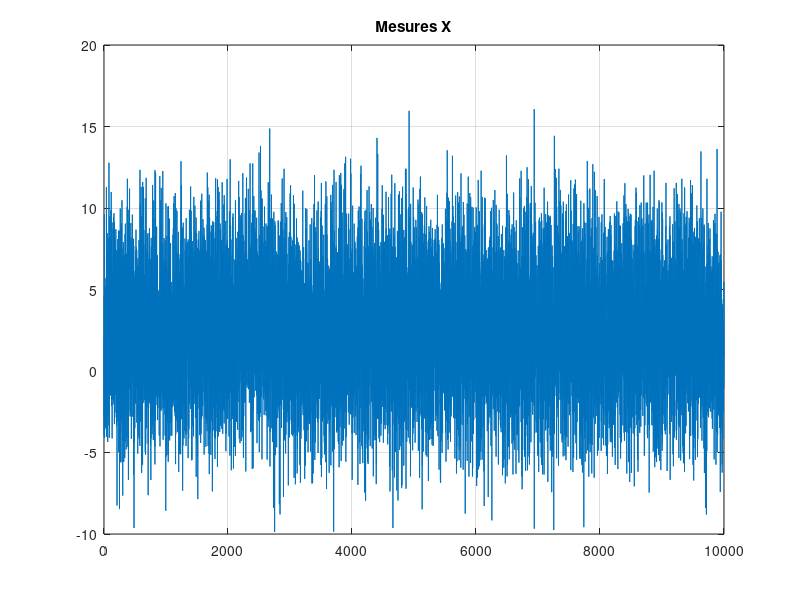

Write MATLAB code to recreate this figure.
clc; clear; close all

c11 = 0;
c00 = 0;
c10 = 2;
c01 = 1;
pi0 = 0.5;
pi1 = 0.5;
v = 5;
sigma = 3;

m = 1; %nb de mesures

N = 10000;


X = zeros(m, N);

for i = 1:m
    nb_h0 = 0;
    nb_h1 = 0;
    for j = 1:N
        bruit = sigma * randn(1, 1);
        if (randn(1, 1) > 0 && nb_h0 < pi0*N )%choix aleatoire de l'hypothese
            X(i, j) = bruit;
            nb_h0 = nb_h0 + 1;
            vraies_detection(j) = 0;
        elseif (nb_h1 < pi1*N)
            X(i, j) = bruit + v;
            nb_h1 = nb_h1 + 1;
            vraies_detection(j) = 1;
        else
            X(i, j) = bruit;
            nb_h0 = nb_h0 + 1;
            vraies_detection(j) = 0;
        end
    end
end



fonction = exp(-(1/2)*((X-v)/sigma).^2) .* exp((1/2)*(X/sigma).^2);
lambda_0 = (pi0*(c10-c00))/(pi1*(c01-c11)); %seuil detecteur de bayes
seuil = (2*sigma^2*log(lambda_0) + v^2)/(2*v); %seuil detecteur equivalent

d1 = 1;
d0 = 0;

%Detecteur de Bayes
delta1 = zeros(1, N);
compteur_Bayes = 0;
for i = 1:m
    for j = 1:N
        if (fonction(j) > lambda_0)
            delta1(j) = d1;
            compteur_Bayes = compteur_Bayes + 1;
        else
            delta1(j) = d0;
        end
    end
end

%Detecteur equivalent
delta2 = zeros(1, N);
compteur_equivalent = 0;
for i = 1:m
    for j = 1:N
        if (X(i,j) > seuil)
            delta2(j) = d1;
            compteur_equivalent = compteur_equivalent + 1;
        else
            delta2(j) = d0;
        end
    end
end

for i = 1:m
    nb_d1_detecte = 0;
    nb_fa = 0;
    for j = 1:N
        if (delta1(j) == 1 && vraies_detection(j) == 1)
            nb_d1_detecte = nb_d1_detecte + 1;
        elseif (delta1(j) == 1 && vraies_detection(j) == 0)
            nb_fa = nb_fa + 1;
        end
    end
end
Pd = nb_d1_detecte / (pi1*N)
Pfa = nb_fa/(pi0*N)

figure(1)
plot(X(1,:))
grid()
title("Mesures X")